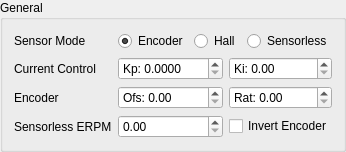
                 <widget class="QGroupBox" name="groupBox_39">
                  <property name="title">
                   <string>General</string>
                  </property>
                  <layout class="QGridLayout" name="gridLayout_39">
                   <item row="4" column="3">
                    <widget class="QDoubleSpinBox" name="mcconfFocEncoderRatioBox">
                     <property name="prefix">
                      <string>Rat: </string>
                     </property>
                     <property name="maximum">
                      <double>500.000000000000000</double>
                     </property>
                    </widget>
                   </item>
                   <item row="2" column="0">
                    <widget class="QLabel" name="label_89">
                     <property name="toolTip">
                      <string>&lt;html&gt;&lt;head/&gt;&lt;body&gt;&lt;p&gt;These values are detected automatically during FOC motor detection.&lt;/p&gt;&lt;/body&gt;&lt;/html&gt;</string>
                     </property>
                     <property name="text">
                      <string>Current Control</string>
                     </property>
                    </widget>
                   </item>
                   <item row="2" column="2">
                    <widget class="QDoubleSpinBox" name="mcconfFocCurrKpBox">
                     <property name="prefix">
                      <string>Kp: </string>
                     </property>
                     <property name="decimals">
                      <number>4</number>
                     </property>
                     <property name="maximum">
                      <double>1000.000000000000000</double>
                     </property>
                     <property name="singleStep">
                      <double>0.010000000000000</double>
                     </property>
                    </widget>
                   </item>
                   <item row="2" column="3">
                    <widget class="QDoubleSpinBox" name="mcconfFocCurrKiBox">
                     <property name="prefix">
                      <string>Ki: </string>
                     </property>
                     <property name="maximum">
                      <double>100000.000000000000000</double>
                     </property>
                    </widget>
                   </item>
                   <item row="4" column="0">
                    <widget class="QLabel" name="label_92">
                     <property name="toolTip">
                      <string>&lt;html&gt;&lt;head/&gt;&lt;body&gt;&lt;p&gt;These values are detected automatically durin encoder detection. Only needed when a encoder sensor is used.&lt;/p&gt;&lt;/body&gt;&lt;/html&gt;</string>
                     </property>
                     <property name="text">
                      <string>Encoder</string>
                     </property>
                    </widget>
                   </item>
                   <item row="4" column="2">
                    <widget class="QDoubleSpinBox" name="mcconfFocEncoderOffsetBox">
                     <property name="prefix">
                      <string>Ofs: </string>
                     </property>
                     <property name="maximum">
                      <double>360.000000000000000</double>
                     </property>
                    </widget>
                   </item>
                   <item row="0" column="0">
                    <widget class="QLabel" name="label_101">
                     <property name="text">
                      <string>Sensor Mode</string>
                     </property>
                    </widget>
                   </item>
                   <item row="5" column="3">
                    <widget class="QCheckBox" name="mcconfFocEncoderInvertedBox">
                     <property name="toolTip">
                      <string>&lt;html&gt;&lt;head/&gt;&lt;body&gt;&lt;p&gt;Invert Encoder = only when Encoder sensors are used.&lt;/p&gt;&lt;/body&gt;&lt;/html&gt;</string>
                     </property>
                     <property name="text">
                      <string>Invert Encoder</string>
                     </property>
                    </widget>
                   </item>
                   <item row="0" column="2" colspan="2">
                    <layout class="QHBoxLayout" name="horizontalLayout_26">
                     <item>
                      <widget class="QRadioButton" name="mcconfFocModeEncoderButton">
                       <property name="toolTip">
                        <string>&lt;html&gt;&lt;head/&gt;&lt;body&gt;&lt;p&gt;&lt;span style=&quot; font-weight:600;&quot;&gt;Encoder&lt;/span&gt; = should be used when a Encoder sensor is attached to the motor. To detect the correct Encoder values you need to detect the values by the &amp;quot;Measure&amp;quot; Button below. &lt;/p&gt;&lt;/body&gt;&lt;/html&gt;</string>
                       </property>
                       <property name="text">
                        <string>Encoder</string>
                       </property>
                       <property name="checked">
                        <bool>true</bool>
                       </property>
                      </widget>
                     </item>
                     <item>
                      <widget class="QRadioButton" name="mcconfFocModeHallButton">
                       <property name="toolTip">
                        <string>&lt;html&gt;&lt;head/&gt;&lt;body&gt;&lt;p&gt;&lt;span style=&quot; font-weight:600;&quot;&gt;Hall&lt;/span&gt; = should be used when a hall sensors are attached to the motor. To detect the correct Hall sensor values you need to press the &amp;quot;Measure&amp;quot; Button below. &lt;/p&gt;&lt;/body&gt;&lt;/html&gt;</string>
                       </property>
                       <property name="text">
                        <string>Hall</string>
                       </property>
                      </widget>
                     </item>
                     <item>
                      <widget class="QRadioButton" name="mcconfFocModeSensorlessButton">
                       <property name="toolTip">
                        <string>&lt;html&gt;&lt;head/&gt;&lt;body&gt;&lt;p&gt;&lt;span style=&quot; font-weight:600;&quot;&gt;Sensorless&lt;/span&gt; = use this mode when no sensors are attached to the motor. The VESC still works fine but you need to give the board a little push at startup.&lt;/p&gt;&lt;/body&gt;&lt;/html&gt;</string>
                       </property>
                       <property name="text">
                        <string>Sensorless</string>
                       </property>
                      </widget>
                     </item>
                    </layout>
                   </item>
                   <item row="5" column="2">
                    <widget class="QDoubleSpinBox" name="mcconfFocSlErpmBox">
                     <property name="toolTip">
                      <string>&lt;html&gt;&lt;head/&gt;&lt;body&gt;&lt;p&gt;ERPM above which the hall sensors or encoder will be ignored and only the observer is used.&lt;/p&gt;&lt;/body&gt;&lt;/html&gt;</string>
                     </property>
                     <property name="maximum">
                      <double>200000.000000000000000</double>
                     </property>
                     <property name="singleStep">
                      <double>10.000000000000000</double>
                     </property>
                    </widget>
                   </item>
                   <item row="5" column="0">
                    <widget class="QLabel" name="label_96">
                     <property name="toolTip">
                      <string>&lt;html&gt;&lt;head/&gt;&lt;body&gt;&lt;p&gt;&lt;span style=&quot; font-weight:600;&quot;&gt;Sensorless ERPM&lt;/span&gt; = the VESC will switch from sensored to sensorless mode when the motors ERPM are above that value. Sensores are only needed at startup. Onces the motor is spinning the VESC runs better without sensors.&lt;/p&gt;&lt;/body&gt;&lt;/html&gt;</string>
                     </property>
                     <property name="text">
                      <string>Sensorless ERPM</string>
                     </property>
                    </widget>
                   </item>
                  </layout>
                 </widget>
